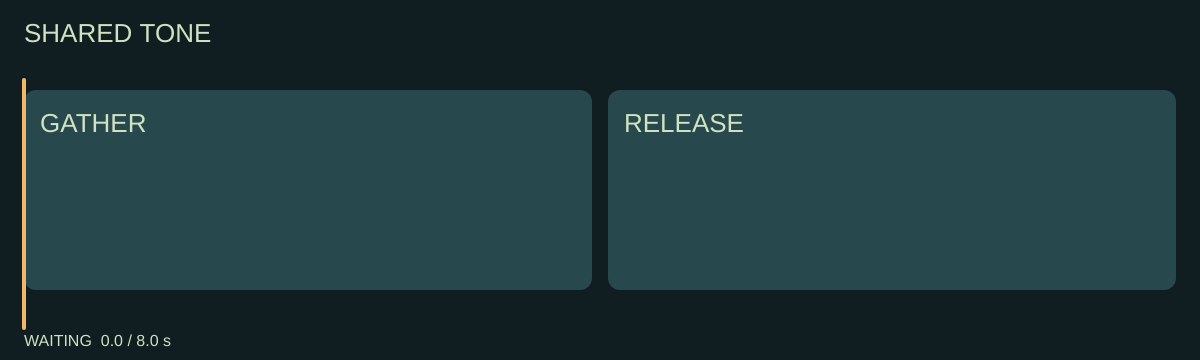
Frame 1 (no input)
Frame 60 (no input): identical to frame 1, image omitted
Frame 120 (the mouse pressed at the canvas centre since frame 60): identical to frame 1, image omitted

The p5.js sketch that drew this single still picture (run headless with seeded random() and noise() and a simulated clock; from frame 60 on, the mouse is pressed at the canvas centre):

// p5.js sketch
// ── sketch.js
function drawCM1Score(p, state) {
 p.background(16, 29, 33);p.noStroke();
 const elapsed=state.phase==='running'?Math.max(0,Math.min(state.durationMs,Date.now()-state.startedAt)):state.phase==='ended'?state.durationMs:0;
 const progress=elapsed/state.durationMs;
 p.fill(208,226,193);p.textSize(26);p.textAlign(p.LEFT,p.TOP);p.text('SHARED TONE',24,22);
 const w=(p.width-64)/2;
 for(let i=0;i<2;i++){p.fill(progress>=i/2&&progress<(i+1)/2&&state.phase==='running'?'#f2b76b':'#27494d');p.rect(24+i*(w+16),90,w,Math.max(48,p.height-160),12);p.fill('#d0e2c1');p.text(i===0?'GATHER':'RELEASE',40+i*(w+16),112);}
 p.stroke('#f2b76b');p.strokeWeight(4);p.line(24+progress*(p.width-48),80,24+progress*(p.width-48),p.height-32);
 p.noStroke();p.fill('#d0e2c1');p.textSize(16);p.text(`${state.phase.toUpperCase()}  ${(elapsed/1000).toFixed(1)} / 8.0 s`,24,p.height-26);
}
let sourceState={phase:'waiting',durationMs:8000,startedAt:null};
function setup(){createCanvas(windowWidth,360);createButton('START').mousePressed(()=>{if(sourceState.phase!=='waiting')return;sourceState.phase='running';sourceState.startedAt=Date.now();setTimeout(()=>sourceState.phase='ended',8000);});}
function draw(){drawCM1Score(window,sourceState);}
function windowResized(){resizeCanvas(windowWidth,360);}
